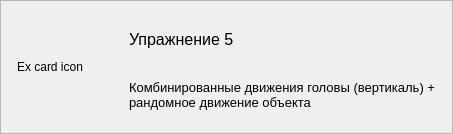
                  <widget class="ClickableCard" name="card_excersise_apple_5">
                   <property name="frameShape">
                    <enum>QFrame::StyledPanel</enum>
                   </property>
                   <property name="frameShadow">
                    <enum>QFrame::Raised</enum>
                   </property>
                   <property name="choosable" stdset="0">
                    <bool>true</bool>
                   </property>
                   <layout class="QHBoxLayout" name="horizontalLayout_14" stretch="1,4">
                    <property name="spacing">
                     <number>12</number>
                    </property>
                    <property name="leftMargin">
                     <number>16</number>
                    </property>
                    <property name="topMargin">
                     <number>16</number>
                    </property>
                    <property name="rightMargin">
                     <number>16</number>
                    </property>
                    <property name="bottomMargin">
                     <number>16</number>
                    </property>
                    <item>
                     <widget class="CardIcon" name="label_31">
                      <property name="sizePolicy">
                       <sizepolicy hsizetype="Minimum" vsizetype="Minimum">
                        <horstretch>0</horstretch>
                        <verstretch>0</verstretch>
                       </sizepolicy>
                      </property>
                      <property name="minimumSize">
                       <size>
                        <width>100</width>
                        <height>100</height>
                       </size>
                      </property>
                      <property name="text">
                       <string>Ex card icon</string>
                      </property>
                      <property name="svg_file" stdset="0">
                       <string>./img/ex_5_icon.svg</string>
                      </property>
                      <property name="scale" stdset="0">
                       <double>1.300000000000000</double>
                      </property>
                      <property name="main_color" stdset="0">
                       <string>#e67e22</string>
                      </property>
                      <property name="circle_color" stdset="0">
                       <string>#fef0e6</string>
                      </property>
                     </widget>
                    </item>
                    <item>
                     <layout class="QVBoxLayout" name="verticalLayout_24">
                      <item>
                       <widget class="QLabel" name="label_32">
                        <property name="font">
                         <font>
                          <pointsize>12</pointsize>
                         </font>
                        </property>
                        <property name="text">
                         <string>Упражнение 5</string>
                        </property>
                       </widget>
                      </item>
                      <item>
                       <widget class="QLabel" name="label_33">
                        <property name="font">
                         <font>
                          <pointsize>10</pointsize>
                         </font>
                        </property>
                        <property name="text">
                         <string>Комбинированные движения головы (вертикаль) + рандомное движение объекта</string>
                        </property>
                        <property name="wordWrap">
                         <bool>true</bool>
                        </property>
                       </widget>
                      </item>
                     </layout>
                    </item>
                   </layout>
                  </widget>
